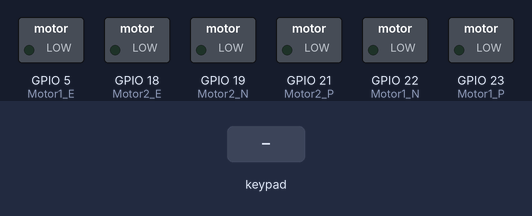
A program run on a simulated ESP32. Parts: switched loads named in the program (green lamp = pin HIGH). Inputs (shaded band) come from the test bench. What the program prints to the serial monitor is not drawn.

Above: at 1.2 s.
1.3 s: key 'U' pressed
At 1.5 s:
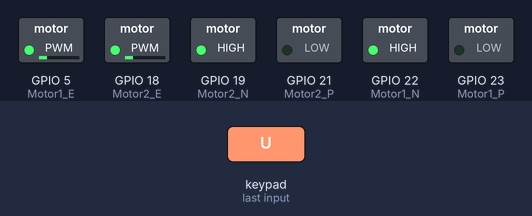
3.2 s: key 'D' pressed
At 3.41 s:
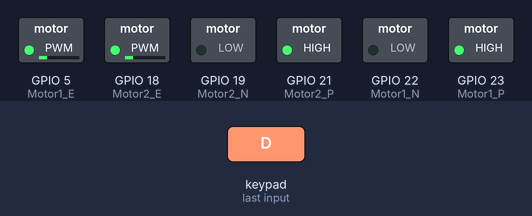
5.1 s: key 'L' pressed
At 5.32 s:
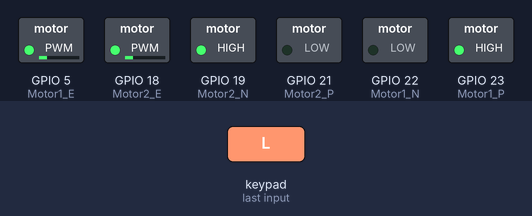
7.0 s: key 'R' pressed
At 7.23 s:
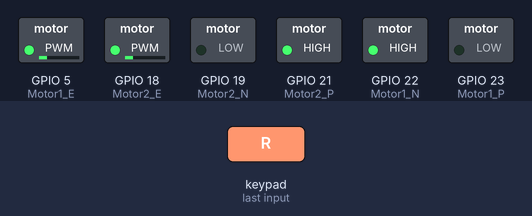
Timing chart, 0 to 9.9 s (numbered marks = the images above; inputs shaded):
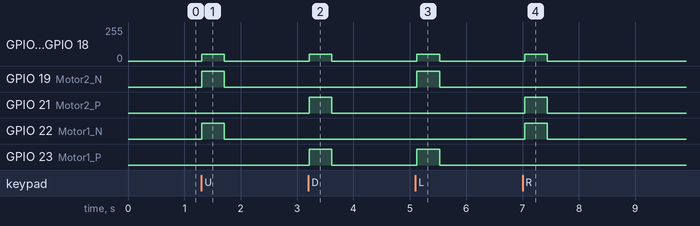

The program:

main.cpp
```cpp
/*
   Gamepad module provides three different mode namely Digital, JoyStick and Accerleometer.

   You can reduce the size of library compiled by enabling only those modules that you want to
   use. For this first define CUSTOM_SETTINGS followed by defining INCLUDE_modulename.

   Explore more on: https://thestempedia.com/docs/dabble/game-pad-module/
*/

#define CUSTOM_SETTINGS
#define INCLUDE_GAMEPAD_MODULE
#define PWM_Left 0
#define PWM_Right 1
#define PWM_Res 8
#define PWM_Freq 1000


#include <MotorProfile.cpp>
#include <Arduino.h>
#include <DabbleESP32.h>


const int Motor1_P = 23;
const int Motor1_N = 22;

const int Motor2_P = 21;
const int Motor2_N = 19;

const int Motor1_E = 5;
const int Motor2_E = 18;


M_Profile CarMotor;
void setup()
{
  Serial.begin(9600);
  //motor code pwm setup
  ledcAttachPin(Motor1_E, PWM_Left);
  ledcAttachPin(Motor2_E, PWM_Right);
  ledcSetup(PWM_Left, PWM_Freq, PWM_Res);
  ledcSetup(PWM_Right, PWM_Freq, PWM_Res);

  //motor direction setup
  pinMode(Motor1_P, OUTPUT);
  pinMode(Motor1_N, OUTPUT);
  pinMode(Motor2_P, OUTPUT);
  pinMode(Motor2_N, OUTPUT);
  //
  Dabble.begin("MyEsp32"); //set bluetooth name of your device
}

void loop()
{
  Dabble.processInput(); //this function is used to refresh data obtained from smartphone.Hence calling this function is mandatory in order to get data properly from your mobile.
  Serial.print("KeyPressed: ");

  if (GamePad.isUpPressed())
  {
    Serial.print("Up");
    digitalWrite(Motor1_P, LOW);
    digitalWrite(Motor1_N, HIGH);
    digitalWrite(Motor2_P, LOW);
    digitalWrite(Motor2_N, HIGH);
    ledcWrite(PWM_Left, CarMotor.GetSpeedValue());
    ledcWrite(PWM_Right, CarMotor.GetSpeedValue());
    delay(100);
  }

  else if (GamePad.isDownPressed())
  {
    Serial.print("Down");
    digitalWrite(Motor1_P, HIGH);
    digitalWrite(Motor1_N, LOW);
    digitalWrite(Motor2_P, HIGH);
    digitalWrite(Motor2_N, LOW);
    ledcWrite(PWM_Left, CarMotor.GetSpeedValue());
    ledcWrite(PWM_Right, CarMotor.GetSpeedValue());
    delay(100);
  }

  else if (GamePad.isLeftPressed())
  {
    Serial.print("Left");
    digitalWrite(Motor1_P, HIGH);
    digitalWrite(Motor1_N, LOW);
    digitalWrite(Motor2_P, LOW);
    digitalWrite(Motor2_N, HIGH);
    ledcWrite(PWM_Left, CarMotor.GetSpeedValue());
    ledcWrite(PWM_Right, CarMotor.GetSpeedValue());
    delay(100);
  }

  else if (GamePad.isRightPressed())
  {
    Serial.print("Right");
    digitalWrite(Motor1_P, LOW);
    digitalWrite(Motor1_N, HIGH);
    digitalWrite(Motor2_P, HIGH);
    digitalWrite(Motor2_N, LOW);
    ledcWrite(PWM_Left, CarMotor.GetSpeedValue());
    ledcWrite(PWM_Right, CarMotor.GetSpeedValue());
    delay(100);
  }
/*
  else if (GamePad.isSquarePressed())
  {
    Serial.print("Square");
  }

  else if (GamePad.isCirclePressed())
  {
    Serial.print("Circle");
  }

  else if (GamePad.isCrossPressed())
  {
    Serial.print("Cross");
  }

  else if (GamePad.isTrianglePressed())
  {
    Serial.print("Triangle");
  }
*/
  else if (GamePad.isStartPressed())
  {
    CarMotor.SetSpeedValueHigher();
    Serial.print("Start");
            Serial.println((int)(CarMotor.GetSpeedValue()));

  }

  else if (GamePad.isSelectPressed())
  {
    CarMotor.SetSpeedValueLower();
    Serial.print("Select");
        Serial.println((int)(CarMotor.GetSpeedValue()));

  }

  else
  {
    digitalWrite(Motor1_P, LOW);
    digitalWrite(Motor1_N, LOW);
    digitalWrite(Motor2_P, LOW);
    digitalWrite(Motor2_N, LOW);
    ledcWrite(PWM_Left, 0);
    ledcWrite(PWM_Right, 0);
    delay(100);
  }
  Serial.print('\t');
}
```

MotorProfile.cpp
```cpp
#include <Arduino.h>
#define Stating_SPEED 50

class M_Profile
{
    int MotorSpeedValue = Stating_SPEED;

public:
    int GetSpeedValue()
    {
        return MotorSpeedValue;
    }
    void SetSpeedValueHigher()
    {
        MotorSpeedValue += 1;
        if(GetSpeedValue() >= 200){
            MotorSpeedValue = 200;
        }
    }
    void SetSpeedValueLower()
    {
        MotorSpeedValue -= 1;
        if(GetSpeedValue() <= 50){
            MotorSpeedValue = 50;
        }
    }
};
```

Measured:
- after the input at 1.3 s, GPIO 5 (Motor1_E), GPIO 18 (Motor2_E): 0/255 → 50/255 at once, → 0/255 0.40 s later; GPIO 19 (Motor2_N), GPIO 22 (Motor1_N): LOW → HIGH at once, → LOW 0.40 s later
- after the input at 3.2 s, GPIO 5 (Motor1_E), GPIO 18 (Motor2_E): 0/255 → 50/255 at once, → 0/255 0.40 s later; GPIO 21 (Motor2_P), GPIO 23 (Motor1_P): LOW → HIGH at once, → LOW 0.40 s later
- after the input at 5.1 s, GPIO 5 (Motor1_E), GPIO 18 (Motor2_E): 0/255 → 50/255 at once, → 0/255 0.40 s later; GPIO 19 (Motor2_N), GPIO 23 (Motor1_P): LOW → HIGH at once, → LOW 0.40 s later
- after the input at 7.0 s, GPIO 5 (Motor1_E), GPIO 18 (Motor2_E): 0/255 → 50/255 at once, → 0/255 0.40 s later; GPIO 21 (Motor2_P), GPIO 22 (Motor1_N): LOW → HIGH at once, → LOW 0.40 s later
